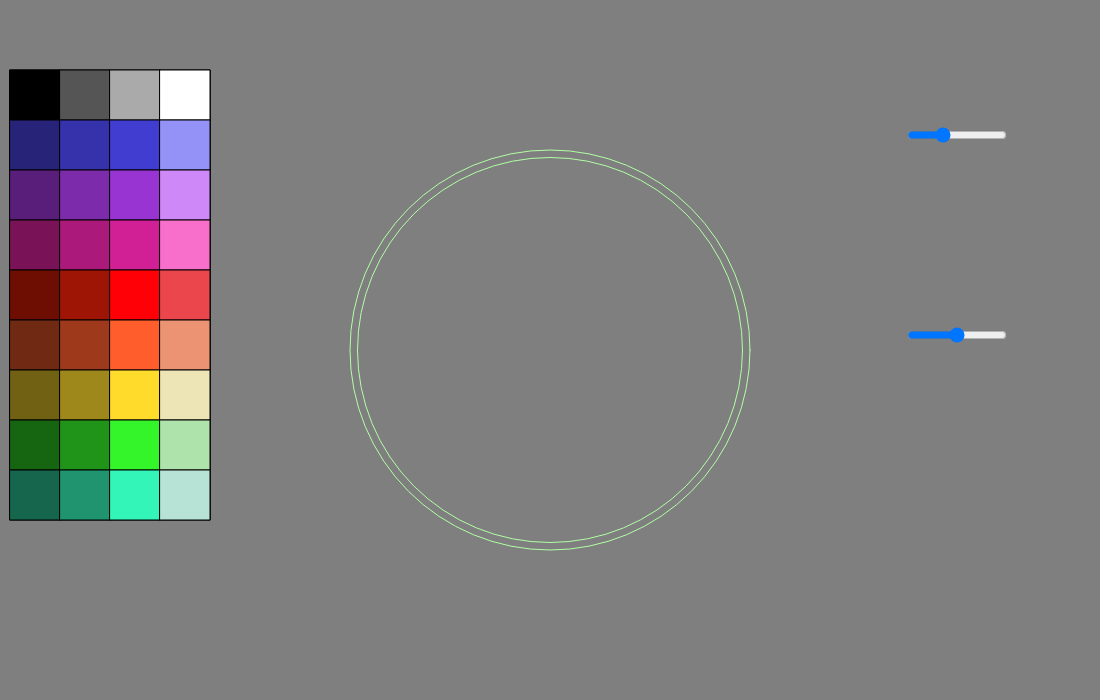
Frame 1 (no input)
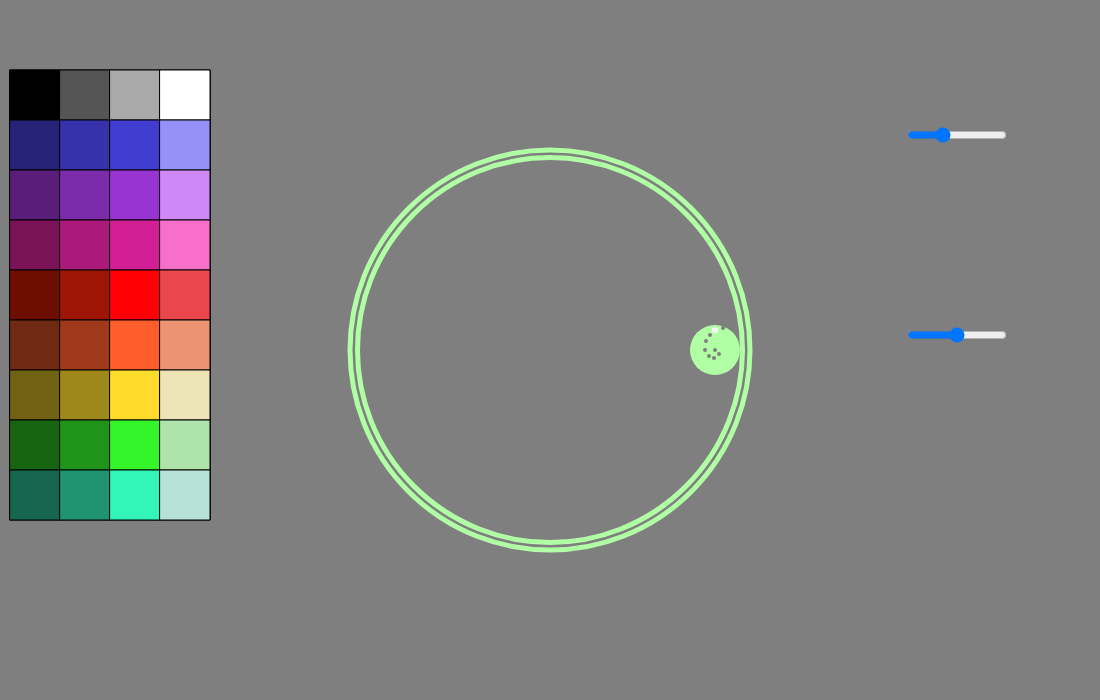
Frame 60 (no input)
Frame 120 (the mouse pressed at the canvas centre since frame 60): identical to frame 60, image omitted

The p5.js sketch that drew these frames (run headless with seeded random() and noise() and a simulated clock; from frame 60 on, the mouse is pressed at the canvas centre):

// p5.js sketch
// ── sketch.js
let spinner = 0;
let rotator = 0;
let actX = 0;
let actY = 0;
let hyp = 0;
let theta = 0;
let linePoints = [];
let i = 0;
let sliderInner;
let sliderOuter;


function setup(){
  createCanvas(1100,700);
  background(127);
  angleMode(DEGREES);
  outerBorder = new Outer();
  innerShape = new Inner();
  drawingHoles0 = new Holes();
  drawingHoles0.resize(4);
  drawingHoles1 = new Holes();
  drawingHoles1.resize(4);
  drawingHoles2 = new Holes();
  drawingHoles2.resize(4);
  drawingHoles3 = new Holes();
  drawingHoles3.resize(4);
  drawingHoles4 = new Holes();
  drawingHoles4.resize(4);
  drawingHoles5 = new Holes();
  drawingHoles5.resize(4);
  drawingHoles6 = new Holes();
  drawingHoles6.resize(4);
  drawingHoles7 = new Holes();
  drawingHoles7.resize(4);
  drawingHoles8 = new Holes();
  drawingHoles8.resize(4);
  sliderInner = createSlider(0,3,1,.1);
  sliderInner.position(905,125);
  sliderInner.style('width',"100px");
  sliderOuter = createSlider(.5,1.5,1,.1);
  sliderOuter.position(905,325);
  sliderOuter.style('width',"100px");
}

function draw(){
  background(127);
  noStroke();
  let innerSize = sliderInner.value();
  let outerSize = sliderOuter.value();
  if(keyIsDown(ENTER)){
    spinner+=8;
    rotator+=3;
  }
  outerBorder.changeType("circle");
  outerBorder.resize(outerSize);
  outerBorder.display();
  innerShape.changeType("circle");
  innerShape.resize(innerSize);
  innerShape.display();
  push();
  translate(width/2,height/2);
  translate(innerShape.x,innerShape.y);
  rotate(spinner);
  scale(innerShape.size);
  drawingHoles0.display(0,0,127);
  drawingHoles1.display(4,4,127);
  drawingHoles2.display(-1,8,127);
  drawingHoles3.display(-6,6,127);
  drawingHoles4.display(-10,0,127);
  drawingHoles5.display(-9,-9,127);
  drawingHoles6.display(-5,-15,127);
  drawingHoles7.display(0,-20,127);
  drawingHoles8.display(8,-22,127);
  pop();
  colorsPick();
  strokeWeight(5);
  stroke(244);
  mathy(drawingHoles7.xpos,drawingHoles7.ypos);
  linePoints[i] = createVector(actX,actY);
  if(i>0){
    for(let j =1; j<linePoints.length-1; j++){
      line(linePoints[j].x,linePoints[j].y,linePoints[j+1].x,linePoints[j+1].y);
    }
  }
//  console.log("i=" + i);
  i += 1;

}


function mousePressed(){
  console.log(mouseX,mouseY); // position checker
  console.log(spinner);

}
function mathy(x,y){ // this math is done to revers all of matrix transformations to find the x,y coordinates of any of the holes
  x = x * (innerShape.size);
  y = y * (innerShape.size);
  hyp = sqrt(pow(x,2) + pow(y,2));
  if((x==0) & (y<=0)){
    theta = 90
  }else{
  theta = (atan(y/x));
  }
  if(x<=0){
    theta = theta + 180;
  }
  y = hyp * sin(spinner+ theta);
  x = hyp * cos(spinner+ theta);
  x = (x + innerShape.x);
  y = (y + innerShape.y);
  actX = (x + (width/2));
  actY = (y + (height/2));
}
function colorSquare(x,y,color){
  fill(color);
  rect(x,y,50,50);
}
function colorsPick(){
  noFill();
  strokeWeight(1);
  stroke(0);
  rect(10,70,200,450);
  line(60,70,60,520);
  line(110,70,110,520);
  line(160,70,160,520);
  line(210,70,210,520);
  line(10,120,210,120);
  line(10,170,210,170);
  line(10,220,210,220);
  line(10,270,210,270);
  line(10,320,210,320);
  line(10,370,210,370);
  line(10,420,210,420);
  line(10,470,210,470);
  colorSquare(10,70,0);  //shades
  colorSquare(60,70,85);
  colorSquare(110,70,170);
  colorSquare(160,70,255);
  colorSquare(10,120,"#262378"); // blue
  colorSquare(60,120,"#3632AB");
  colorSquare(110,120,"#423DD1");
  colorSquare(160,120,"#9592F7");
  colorSquare(10,170,"#591E7A"); // purple
  colorSquare(60,170,"#7C2BAB");
  colorSquare(110,170,"#9834D1");
  colorSquare(160,170,"#CF88F7");
  colorSquare(10,220,"#7A1257"); // magenta
  colorSquare(60,220,"#AB1A7A");
  colorSquare(110,220,"#D11F96");
  colorSquare(160,220,"#F76FCA");
  colorSquare(10,270,"#6E0E03"); // red
  colorSquare(60,270,"#9E1405");
  colorSquare(110,270,"#FF0007");
  colorSquare(160,270,"#EB464C");
  colorSquare(10,320,"#702913"); // orange
  colorSquare(60,320,"#9E391B");
  colorSquare(110,320,"#FF5D2B");
  colorSquare(160,320,"#EB9373");
  colorSquare(10,370,"#706113"); // yellow
  colorSquare(60,370,"#9E881B");
  colorSquare(110,370,"#FFDC2B");
  colorSquare(160,370,"#EEE5B6");
  colorSquare(10,420,"#166611"); // green
  colorSquare(60,420,"#1F9419");
  colorSquare(110,420,"#34F52A");
  colorSquare(160,420,"#AFE3AC");
  colorSquare(10,470,"#15664C"); // blue-green / teal
  colorSquare(60,470,"#1F946F");
  colorSquare(110,470,"#33F5B8");
  colorSquare(160,470,"#B6E3D5");
}

// ── drawing-holes.js
class Holes{

  contructor(){

  }
  display(x,y,color){
    fill(color);
    // fill(this.color);
    ellipse(x,y,this.size,this.size);
    this.xpos = x;
    this.ypos = y;

  }
  draw(color){
  push();
  this.display(this.xpos,this.ypos,color);
  pop();
  }
  resize(new_size){
    this.size = new_size;
  }

  colorize(new_color){
    this.color = new_color;
  }
}

// ── inner-draw.js
class Inner{

  constructor(){
  }
  display(){ // display just chooses which one of the drawer methods to pick from depending on the type

   if(this.type == "round"){
     this.roundInner();
   }
   if(this.type == "circle"){
     this.circleInner();
   }
  }
  resize(new_size){ // this method will let changing the size of the innercirlce much easier
    this.size = new_size;
  }
  placement(){
    this.x = (((outerBorder.outerWidth-20)/2) - (this.outerWidth/2)) * cos(rotator);
    this.y = (((outerBorder.outerHeight-20)/2) - (this.outerHeight/2)) * sin(rotator);
    this.outerWidth = 50 * this.size; // these four are just some math to make sure the circles and squares are the correct sizes and in the correct spot
    this.outerHeight = 50 * this.size; // the first two determine the size based on a predetermined max
  }
  changeType(new_type){
    this.type = new_type;
  }
  // roundInner(){
  //   this.placement();
  //   push();
  //   translate(width/2,height/2);
  //   rotate(spinner);
  //   fill("#B1FFA4");
  //   rect(-this.outerWidth/2,-this.outerHeight/2,this.outerWidth,this.outerHeight,5);
  //   scale(this.size);
  //   drawingHoles0.display(0,0);
  //   drawingHoles1.display(4,4);
  //   drawingHoles2.display(-1,8);
  //   drawingHoles3.display(-6,6);
  //   drawingHoles4.display(-10,0);
  //   drawingHoles5.display(-9,-9);
  //   drawingHoles6.display(-5,-15);
  //   drawingHoles7.display(0,-20);
  //   drawingHoles8.display(8,-22);
  //   pop();
  //
  // }
  circleInner(){
    noStroke();
    this.placement();
    push();
    translate((width/2),height/2);
    fill("#B1FFA4");
    ellipse(this.x,this.y,this.outerWidth,this.outerHeight);
    pop();
  }
}

// ── outer-draw.js
class Outer {

 constructor(){
 }

 display(){ // display just chooses which one of the drawer methods to pick from depending on the type
  if(this.type == "round"){
    this.roundOuter();
  }
  if(this.type == "circle"){
    this.circleOuter();
  }
  if(this.type == "square"){
    this.squareOuter();
  }
 }
 resize(new_size){ // this method will let changing the size of the outer border much easier
   this.size = new_size;
 }
 placement(){
   this.outerWidth = 400 * this.size; // these four are just some math to make sure the circles and squares are the correct sizes and in the correct spot
   this.outerHeight = 400 * this.size; // the first two determine the size based on a predetermined max
   this.x = ((width/2) -200) - (this.outerWidth/2); // these two help for centering anything based on the rect function
   this.y = ((height/2)-200) - (this.outerHeight/2);
 }
 changeType(new_type){
   this.type = new_type;
 }
 // roundOuter(){
 //   this.placement();
 //   fill("#B1FFA4");
 //   rect(this.x,this.y,this.outerWidth,this.outerHeight,50);
 //   fill(127);
 //   rect(this.x+10,this.y+10,this.outerWidth-20,this.outerHeight-20,50);
 // }
 circleOuter(){
   this.placement();
   // fill("#B1FFA4");
   noFill();
   stroke("#B1FFA4");
   ellipse((width/2),(height/2),this.outerWidth,this.outerHeight);
   fill(127);
   ellipse((width/2),(height/2),this.outerWidth-15,this.outerHeight-15);
 }
//  squareOuter(){
//    this.placement();
//    fill("#B1FFA4");
//    rect(this.x,this.y,this.outerWidth,this.outerHeight);
//    fill(127);
//    rect(this.x+10,this.y+10,this.outerWidth-20,this.outerHeight-20);
//  }
}
